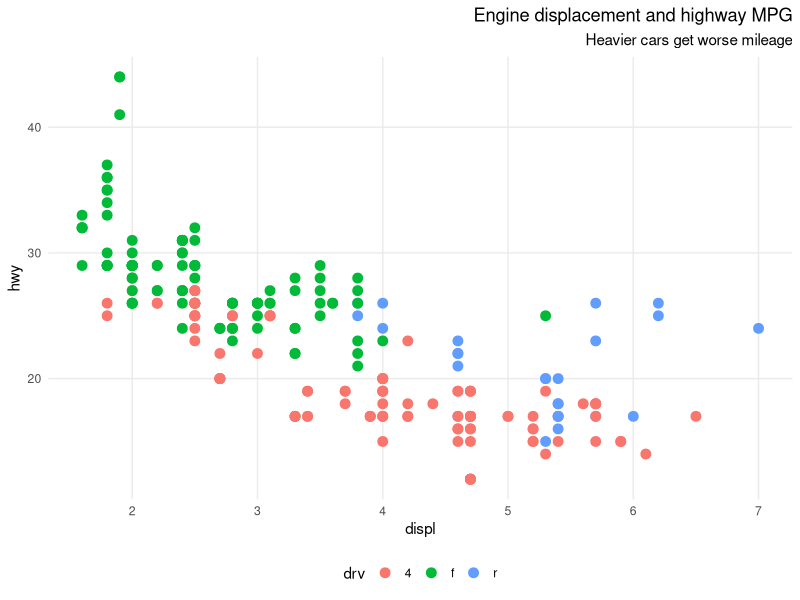
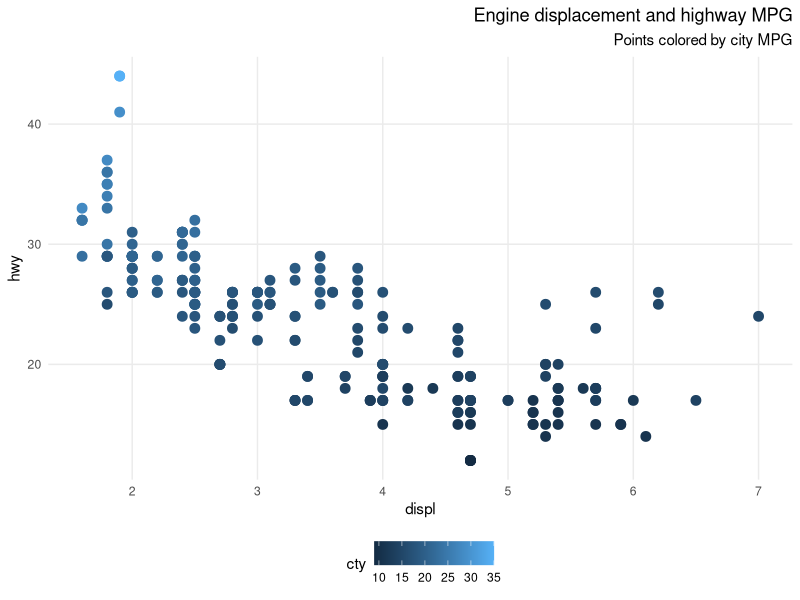
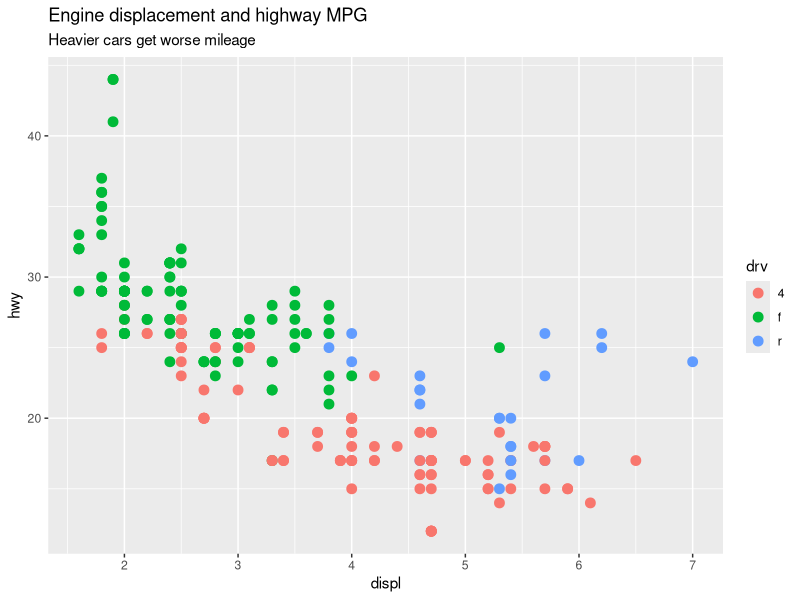

Source code (R) for these figures, in order:
## ---- chunk 1
library(ggplot2)
knitr::opts_chunk$set(fig.width = 6, fig.height = 4.5, fig.align = "center", collapse = TRUE)
set.seed(1234)
## ---- chunk 2
my_neato_theme <- theme_minimal() +
  theme(plot.title = element_text(hjust = 1),
        plot.subtitle = element_text(hjust = 1),
        legend.position = "bottom",
        panel.grid.minor = element_blank())

# Make one plot
ggplot(data = mpg,
       mapping = aes(x = displ, y = hwy, color = drv)) +
  geom_point(size = 3) +
  labs(title = "Engine displacement and highway MPG",
       subtitle = "Heavier cars get worse mileage") +
  my_neato_theme

# Make another plot
ggplot(data = mpg,
       mapping = aes(x = displ, y = hwy, color = cty)) +
  geom_point(size = 3) +
  labs(title = "Engine displacement and highway MPG",
       subtitle = "Points colored by city MPG") +
  my_neato_theme
## ---- chunk 3
a_cool_plot <- ggplot(data = mpg,
                      mapping = aes(x = displ, y = hwy, color = drv)) +
  geom_point(size = 3) +
  labs(title = "Engine displacement and highway MPG",
       subtitle = "Heavier cars get worse mileage")

# Make sure you run this so you can see the plot
a_cool_plot
